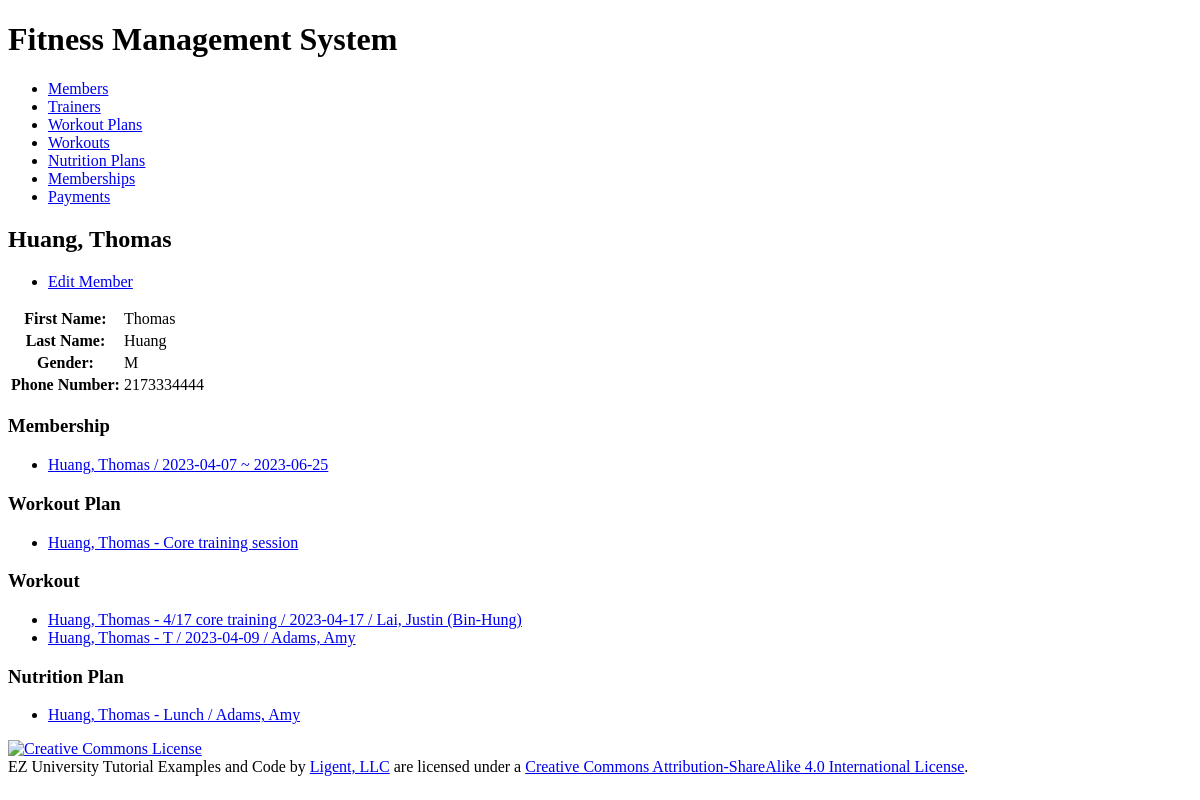
Before: /member/3/ with the older database file.
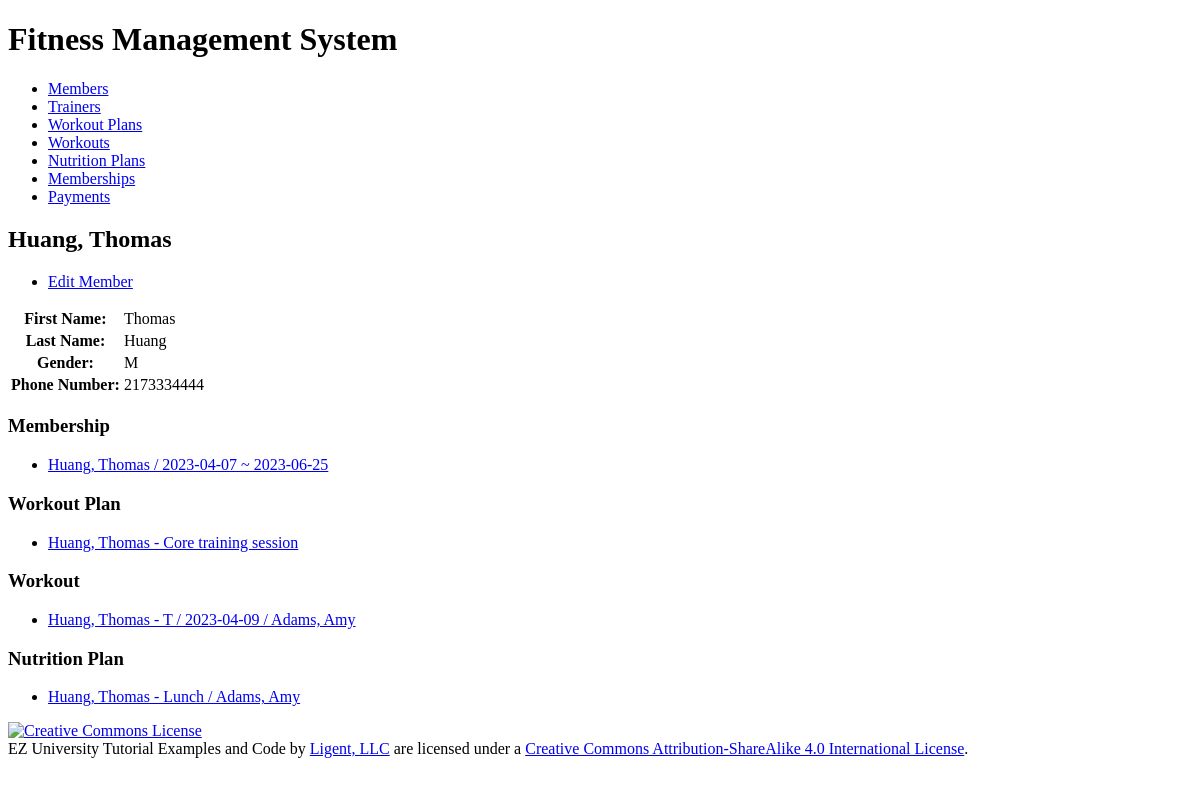
After: the same page with the newer database file.
### workoutinfo/models.py (models this page shows, shortened)
class Membership(models.Model):
    membership_id = models.AutoField(primary_key=True)
    start_date = models.DateField()
    end_date = models.DateField()
    member = models.ForeignKey(Member, related_name='memberships', on_delete=models.PROTECT)
    def __str__(self):
        return f"{self.member} / {self.start_date} ~ {self.end_date}"
    def get_absolute_url(self):
        return reverse('workoutinfo_membership_detail_urlpattern',
                       kwargs={'pk': self.pk}
                       )
    class Meta:
        ordering = ['member', 'start_date', 'end_date']
        constraints = [
            UniqueConstraint(fields=['member', 'start_date', 'end_date'], name='unique_membership')
        ]

class Member(models.Model):
    MALE = 'M'
    FEMALE = 'F'
    OTHER = 'O'
    GENDER_CHOICES = [
        (MALE, 'Male'),
        (FEMALE, 'Female'),
        (OTHER, 'Other'),
    ]
    member_id = models.AutoField(primary_key=True)
    first_name = models.CharField(max_length=45)
    last_name = models.CharField(max_length=45)
    disambiguator = models.CharField(max_length=45, blank=True, default='')
    gender = models.CharField(max_length=1, choices=GENDER_CHOICES)
    phone_number = models.CharField(
        max_length=15,
        validators=[RegexValidator(
            r'^\+?\d{9,15}$',
            'Enter a valid phone number.'
        )]
    )
    def __str__(self):
        if self.disambiguator == '':
            return '%s, %s' % (self.last_name, self.first_name)
        else:
            result = '%s, %s (%s)' % (self.last_name, self.first_name, self.disambiguator)
        return result
    def get_update_url(self):
        return reverse('workoutinfo_member_update_urlpattern',
                        kwargs={'pk': self.pk})
    class Meta:
        ordering = ['last_name', 'first_name', 'disambiguator']
        constraints = [
            models.UniqueConstraint(fields=['last_name', 'first_name', 'phone_number'], name='unique_member')
        ]

class WorkoutPlan(models.Model):
    workout_plan_id = models.AutoField(primary_key=True)
    name = models.CharField(max_length=255)
    description = models.TextField()
    start_date = models.DateField()
    end_date = models.DateField()
    member = models.ForeignKey(Member, related_name='workoutplans', on_delete=models.PROTECT)
    def __str__(self):
        return f"{self.member} - {self.name}"
    def get_absolute_url(self):
        return reverse('workoutinfo_workoutplan_detail_urlpattern',
                       kwargs={'pk': self.pk}
                       )
    class Meta:
        ordering = ['member', 'name']
        constraints = [
            UniqueConstraint(fields=['name', 'member'], name='unique_workoutplan')
        ]

class Workout(models.Model):
    workout_id = models.AutoField(primary_key=True)
    date = models.DateField()
    name = models.CharField(max_length=255)
    description = models.TextField()
    duration = models.IntegerField(help_text='Enter duration in minutes')
    workout_plan = models.ForeignKey(WorkoutPlan, related_name='workouts', on_delete=models.PROTECT)
    member = models.ForeignKey(Member, related_name='workouts', on_delete=models.PROTECT)
    trainer = models.ForeignKey(Trainer, related_name='workouts', on_delete=models.PROTECT)
    def __str__(self):
        return f"{self.member} - {self.name} / {self.date} / {self.trainer}"
    def get_absolute_url(self):
        return reverse('workoutinfo_workout_detail_urlpattern',
                       kwargs={'pk': self.pk}
                       )
    class Meta:
        ordering = ['member', 'name', 'date']
        constraints = [
            UniqueConstraint(fields=['member', 'name'], name='unique_workout')
        ]

class Trainer(models.Model):
    GENDER_CHOICES = [
        ('M', 'Male'),
        ('F', 'Female'),
        ('O', 'Other'),
    ]
    member_id = models.AutoField(primary_key=True)
    first_name = models.CharField(max_length=45)
    last_name = models.CharField(max_length=45)
    disambiguator = models.CharField(max_length=45, blank=True, default='')
    gender = models.CharField(max_length=1, choices=GENDER_CHOICES)
    phone_number = models.CharField(
        max_length=15,
        validators=[RegexValidator(
            r'^\+?\d{9,15}$',
            'Enter a valid phone number.'
        )]
    )
    def __str__(self):
        if self.disambiguator == '':
            return '%s, %s' % (self.last_name, self.first_name)
        else:
            result = '%s, %s (%s)' % (self.last_name, self.first_name, self.disambiguator)
        return result
    class Meta:
        ordering = ['last_name', 'first_name', 'disambiguator']
        constraints = [
            UniqueConstraint(fields=['last_name', 'first_name', 'phone_number'], name='unique_trainer')
        ]

class NutritionPlan(models.Model):
    TIME_CHOICES = [
        ('breakfast', 'BREAKFAST'),
        ('lunch', 'LUNCH'),
        ('dinner', 'DINNER'),
    ]
    nutrition_plan_id = models.AutoField(primary_key=True)
    name = models.CharField(max_length=255)
    description = models.TextField()
    member = models.ForeignKey(Member, related_name='nutritionplans', on_delete=models.PROTECT)
    trainer = models.ForeignKey(Trainer, related_name='nutritionplans', on_delete=models.PROTECT)
    def __str__(self):
        return f"{self.member} - {self.name} / {self.trainer}"
    def get_absolute_url(self):
        return reverse('workoutinfo_nutritionplan_detail_urlpattern',
                       kwargs={'pk': self.pk}
                       )
    class Meta:
        ordering = ['member', 'name', 'trainer']
        constraints = [
            UniqueConstraint(fields=['member', 'name'], name='unique_nutritionplan')
        ]

### workoutinfo/views.py (the view)
class MemberDetail(View):
    def get(self, request, pk):
        member = get_object_or_404(
            Member,
            pk=pk
        )
        membership_list = member.memberships.all()
        workoutplan_list = member.workoutplans.all()
        workout_list = member.workouts.all()
        nutritionplan_list = member.nutritionplans.all()
        return render(
            request,
            'workoutinfo/member_detail.html',
            {'member': member, 'workoutplan_list': workoutplan_list, 'membership_list': membership_list,
             'workout_list': workout_list, 'nutritionplan_list': nutritionplan_list}
        )

### workoutinfo/templates/workoutinfo/member_detail.html (shortened to what this page needs)
{% extends 'workoutinfo/base.html' %}
{% block content %}
    <h2>{{ member }}</h2>
    <ul class="ezu-button-list">
        <li>
          <a href="{{ member.get_update_url }}"
             class="button button-primary">
            Edit Member</a></li>
    </ul>
    <section>
        <table>
            <tr>
                <th>First Name:</th>
                <td>{{ member.first_name }}</td>
            </tr>
            <tr>
                <th>Last Name:</th>
                <td>{{ member.last_name }}</td>
            </tr>
            <tr>
                <th>Gender:</th>
                <td>{{ member.gender }}</td>
            </tr>
            <tr>
                <th>Phone Number:</th>
                <td>{{ member.phone_number }}</td>
            </tr>
        </table>
    </section>
    <section>
        <h3>Membership</h3>
        <ul>
            {% for membership in membership_list %}
                <li>
                    <a href="{{ membership.get_absolute_url }}">{{ membership }}</a>
                </li>
            {% empty %}
                <li><em>There are currently no memberships for this member.</em></li>
            {% endfor %}
        </ul>
    </section>
    <section>
        <h3>Workout Plan</h3>
        <ul>
            {% for workoutplan in workoutplan_list %}
                <li>
                    <a href="{{ workoutplan.get_absolute_url }}">{{ workoutplan }}</a>
                </li>
            {% empty %}
                <li><em>There are currently no workoutplans for this member.</em></li>
            {% endfor %}
        </ul>
    </section>
    <section>
        <h3>Workout</h3>
        <ul>
            {% for workout in workout_list %}
                <li>
                    <a href="{{ workout.get_absolute_url }}">{{ workout }}</a>
                </li>
            {% empty %}
                <li><em>There are currently no workouts for this member.</em></li>
            {% endfor %}
        </ul>
    </section>
    <section>
        <h3>Nutrition Plan</h3>
        <ul>
            {% for nutritionplan in nutritionplan_list %}
                <li>
                    <a href="{{ nutritionplan.get_absolute_url }}">{{ nutritionplan }}</a>
                </li>
            {% empty %}
                <li><em>There are currently no nutritionplans for this member.</em></li>
            {% endfor %}
        </ul>
    </section>
{% endblock %}

Changed rows visible on the page:
removed Workout: member+name+date "Huang, Thomas - 4/17 core training / 2023-04-17 / Lai, Justin (Bin-Hung)"
